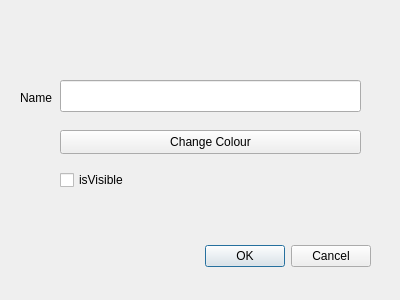
<?xml version="1.0" encoding="UTF-8"?>
<ui version="4.0">
 <class>OptionDialog</class>
 <widget class="QDialog" name="OptionDialog">
  <property name="geometry">
   <rect>
    <x>0</x>
    <y>0</y>
    <width>400</width>
    <height>300</height>
   </rect>
  </property>
  <property name="windowTitle">
   <string>Dialog</string>
  </property>
  <widget class="QDialogButtonBox" name="buttonBox">
   <property name="geometry">
    <rect>
     <x>30</x>
     <y>240</y>
     <width>341</width>
     <height>32</height>
    </rect>
   </property>
   <property name="orientation">
    <enum>Qt::Horizontal</enum>
   </property>
   <property name="standardButtons">
    <set>QDialogButtonBox::Cancel|QDialogButtonBox::Ok</set>
   </property>
  </widget>
  <widget class="QCheckBox" name="isVisibleCheckbox">
   <property name="geometry">
    <rect>
     <x>60</x>
     <y>170</y>
     <width>76</width>
     <height>20</height>
    </rect>
   </property>
   <property name="text">
    <string>isVisible</string>
   </property>
  </widget>
  <widget class="QLabel" name="labelName">
   <property name="geometry">
    <rect>
     <x>20</x>
     <y>90</y>
     <width>49</width>
     <height>16</height>
    </rect>
   </property>
   <property name="text">
    <string>Name</string>
   </property>
  </widget>
  <widget class="QLineEdit" name="nameEdit">
   <property name="geometry">
    <rect>
     <x>60</x>
     <y>80</y>
     <width>301</width>
     <height>32</height>
    </rect>
   </property>
  </widget>
  <widget class="QPushButton" name="pushButton_RGB">
   <property name="geometry">
    <rect>
     <x>60</x>
     <y>130</y>
     <width>301</width>
     <height>24</height>
    </rect>
   </property>
   <property name="text">
    <string>Change Colour</string>
   </property>
  </widget>
 </widget>
 <resources/>
 <connections>
  <connection>
   <sender>buttonBox</sender>
   <signal>accepted()</signal>
   <receiver>OptionDialog</receiver>
   <slot>accept()</slot>
   <hints>
    <hint type="sourcelabel">
     <x>248</x>
     <y>254</y>
    </hint>
    <hint type="destinationlabel">
     <x>157</x>
     <y>274</y>
    </hint>
   </hints>
  </connection>
  <connection>
   <sender>buttonBox</sender>
   <signal>rejected()</signal>
   <receiver>OptionDialog</receiver>
   <slot>reject()</slot>
   <hints>
    <hint type="sourcelabel">
     <x>316</x>
     <y>260</y>
    </hint>
    <hint type="destinationlabel">
     <x>286</x>
     <y>274</y>
    </hint>
   </hints>
  </connection>
 </connections>
</ui>
